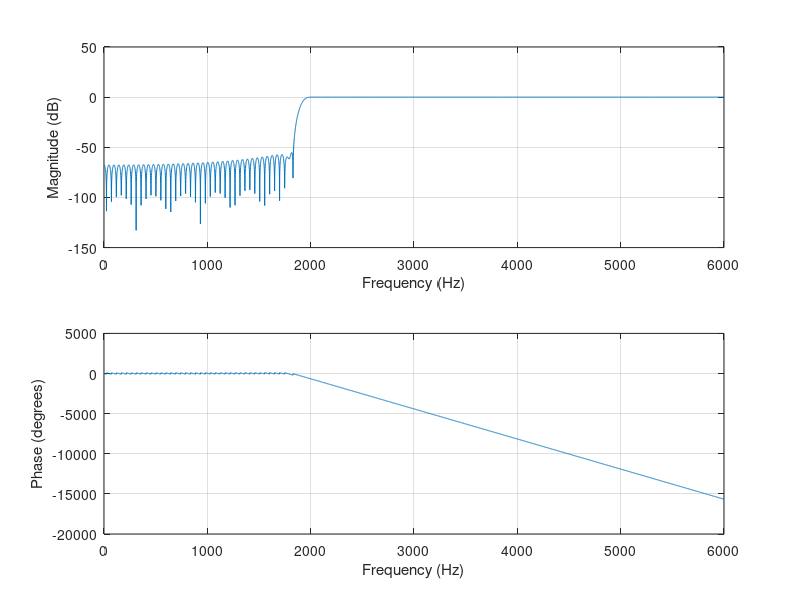
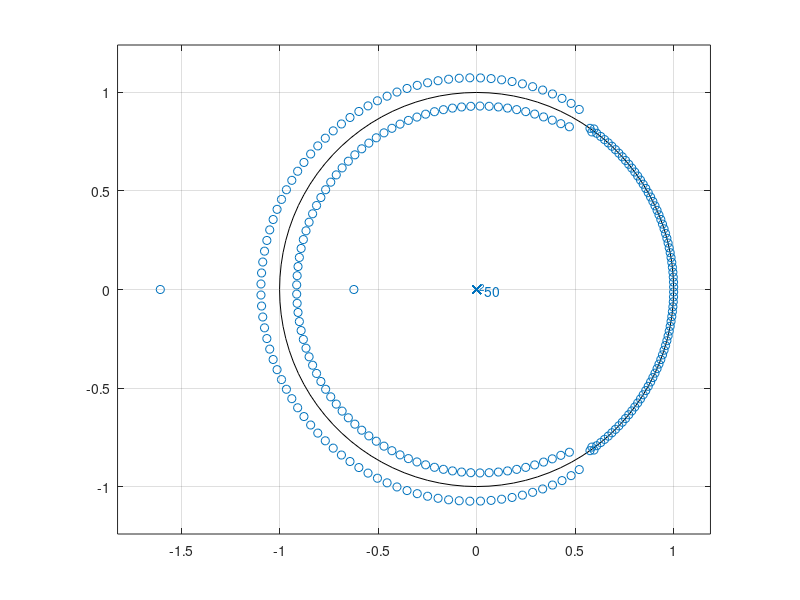
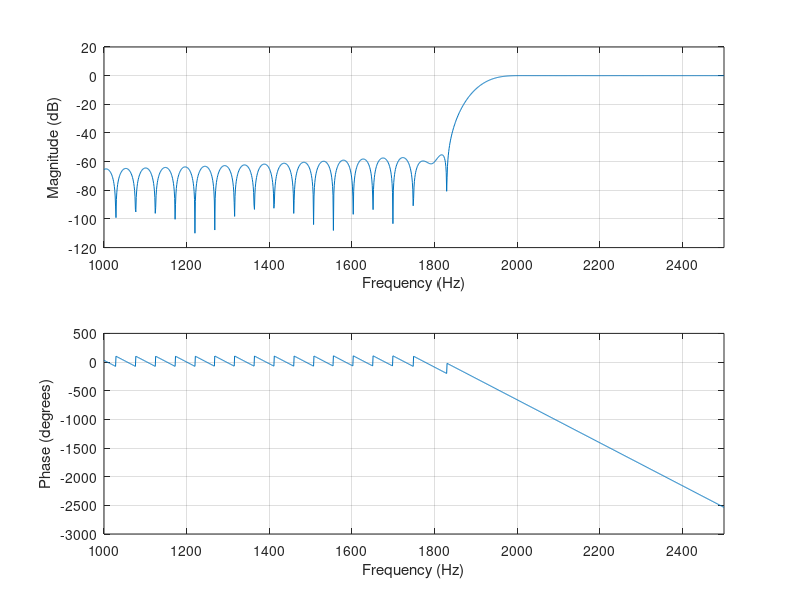

These figures' MATLAB source, in order:
a=1;
figure(1);
b = fir1(250,0.32,'high');
g=0:1:6000;
 
freqz(b,a,g,12000)
 
 
 
figure(2);
zplane(b,a);
 
figure(3);
f=1000:1:2500;
freqz(b,a,f,12000);
